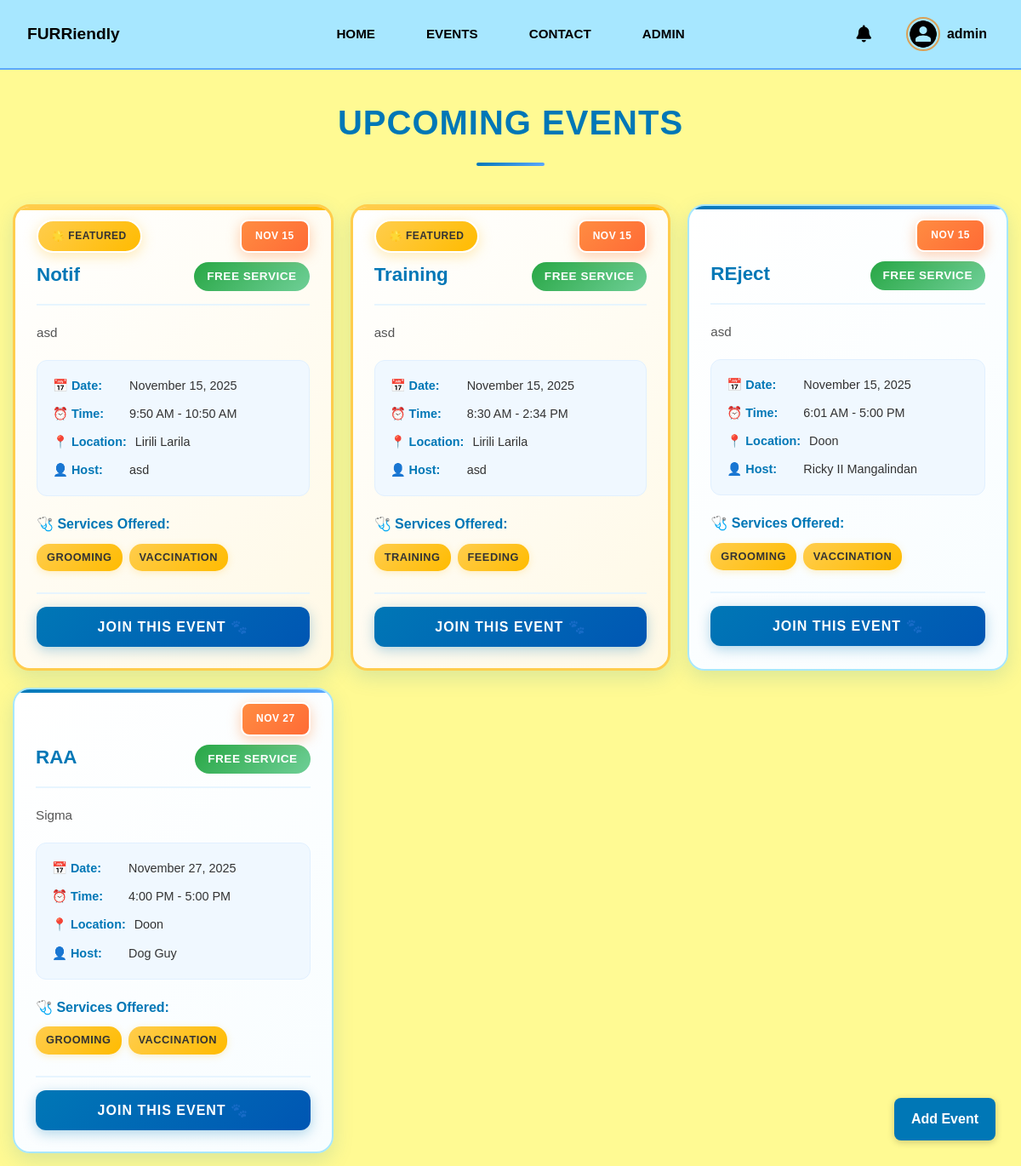
/HTML/events.php (signed in), run on the app's committed database.
### tables this page shows
CREATE TABLE `users` (
  `id` int(11) NOT NULL,
  `username` varchar(50) NOT NULL,
  `password` varchar(255) NOT NULL,
  `created_at` timestamp NOT NULL DEFAULT current_timestamp(),
  `name` varchar(100) DEFAULT NULL,
  `email` varchar(100) DEFAULT NULL,
  `phone` varchar(20) DEFAULT NULL,
  `bio` text DEFAULT NULL,
  `profile_pic` varchar(255) DEFAULT NULL,
  `is_admin` tinyint(1) DEFAULT 0
);

CREATE TABLE `events` (
  `id` int(11) NOT NULL,
  `original_event_id` int(11) DEFAULT NULL,
  `host_username` varchar(50) NOT NULL,
  `event_title` varchar(255) NOT NULL,
  `event_date` date NOT NULL,
  `start_time` time NOT NULL,
  `end_time` time NOT NULL,
  `location` varchar(255) NOT NULL,
  `services` text NOT NULL,
  `description` text NOT NULL,
  `full_name` varchar(100) NOT NULL,
  `contact_number` varchar(20) NOT NULL,
  `position` enum('Government Official','Veterinarian','Furr Parent') NOT NULL,
  `id_upload` varchar(255) DEFAULT NULL,
  `valid_id` varchar(255) NOT NULL,
  `permit` varchar(255) NOT NULL,
  `veterinarians_list` varchar(255) NOT NULL,
  `safety_plan` varchar(255) NOT NULL,
  `status` enum('pending','approved','rejected','completed') DEFAULT 'pending',
  `created_at` timestamp NOT NULL DEFAULT current_timestamp(),
  `completed_at` timestamp NULL DEFAULT NULL,
  `rejection_reason` text DEFAULT NULL,
  `appeal_message` text DEFAULT NULL,
  `appealed_at` timestamp NULL DEFAULT NULL
);

### HTML/events.php (the view, shortened to what this page needs)
<?php
require '../php/db_connect.php';
$isLoggedIn = isset($_SESSION['username']);
$user = null;
$isAdmin = false;
if ($isLoggedIn) {
    $username = $_SESSION['username'];
    $stmt = $conn->prepare("SELECT name, profile_pic, is_admin FROM users WHERE username = ?");
    $stmt->bind_param("s", $username);
    $stmt->execute();
    $result = $stmt->get_result();
    $user = $result->fetch_assoc();
    if (isset($user['is_admin']) && $user['is_admin'] == 1) {
        $isAdmin = true;
    }
}
?>
<!DOCTYPE html>
<html lang="en">
<head>
    <link rel="stylesheet" href="css/style.css">
    <link rel="stylesheet" href="css/events_popup.css">
    <link rel="stylesheet" href="css/events_grid.css">
    <link rel="stylesheet" href="https://cdnjs.cloudflare.com/ajax/libs/font-awesome/6.0.0/css/all.min.css">
    <link rel="stylesheet" href="css/notifications.css">
</head>
<body>
    <header>
        <nav class="navbar">
            <div class="nav-left">
                <h4>FURRiendly</h4>
            </div>
            <ul class="nav-links">
                <li><a href="index.php">Home</a></li>
                <li class="events-dropdown">
                    <a href="events.php" class="events-link">Events</a>
                </li>
                <li><a href="contact.php">Contact</a></li>
                <?php if ($isAdmin): ?>
                    <li><a href="../html/ADMIN/admin_dashboard.php">Admin</a></li>
                <?php endif; ?>
            </ul>
            <div class="auth-butt">
                <?php if ($isLoggedIn && $user): ?>
                    <div class="user-dropdown">
                        <a href="#" class="profile-link">
                            <img src="<?php echo htmlspecialchars(!empty($user['profile_pic']) ? $user['profile_pic'] : '../images/default-avatar.png'); ?>" alt="Profile">
                            <span class="profile-name"><?php echo htmlspecialchars($user['name'] ?? $username); ?></span>
                        </a>
                    </div>
                <?php else: ?>
                    <a href="auth.php" class="btn auth">Log-in/Sign-up</a>
                <?php endif; ?>
            </div>
        </nav>
    </header>
    <main class="content">
        <h2 class="page-title">Upcoming Events</h2>
        <div class="events-grid">
            <?php
            $events_stmt = $conn->prepare("
                SELECT * FROM events
                WHERE status = 'approved' AND event_date >= CURDATE()
                ORDER BY event_date ASC
            ");
            $events_stmt->execute();
            $events_result = $events_stmt->get_result();
            $approved_events = $events_result->fetch_all(MYSQLI_ASSOC);
            if (empty($approved_events)): ?>
                <div class="no-events">
                    <div class="no-events-icon">🐕‍🦺</div>
                    <h3>No Upcoming Events</h3>
                    <p>Check back later for new pet-friendly events in your area!</p>
                    <a href="add_event.php" class="join-btn host-event-btn">
                        Host Your Own Event
                    </a>
                </div>
            <?php else: ?>
                <?php foreach ($approved_events as $index => $event):
    $isFeatured = $index < 2;
    $eventDate = new DateTime($event['event_date']);
    $user_pets_attending = [];
    if ($isLoggedIn) {
        $attending_stmt = $conn->prepare("
            SELECT p.id, p.pet_name
            FROM event_participants ep
            JOIN pets p ON ep.pet_id = p.id
            WHERE ep.event_id = ? AND ep.username = ? AND ep.status = 'joined'
        ");
        $attending_stmt->bind_param("is", $event['id'], $username);
        $attending_stmt->execute();
        $attending_result = $attending_stmt->get_result();
        $user_pets_attending = $attending_result->fetch_all(MYSQLI_ASSOC);
    }
?>
<div class="event-card <?php echo $isFeatured ? 'featured' : ''; ?>">
    <?php if ($isFeatured): ?>
        <div class="featured-badge">🌟 Featured</div>
    <?php endif; ?>
    <div class="event-date-badge">
        <?php echo $eventDate->format('M j'); ?>
    </div>
    <div class="event-header">
        <h3 class="event-title"><?php echo htmlspecialchars($event['event_title']); ?></h3>
        <span class="event-service">Free Service</span>
    </div>
    <div class="event-body">
        <p class="event-description"><?php echo htmlspecialchars($event['description']); ?></p>
        <div class="event-details">
            <div class="event-detail-item">
                <strong>📅 Date:</strong> <?php echo date('F j, Y', strtotime($event['event_date'])); ?>
            </div>
            <div class="event-detail-item">
                <strong>⏰ Time:</strong> <?php echo date('g:i A', strtotime($event['start_time'])); ?> - <?php echo date('g:i A', strtotime($event['end_time'])); ?>
            </div>
            <div class="event-detail-item">
                <strong>📍 Location:</strong> <?php echo htmlspecialchars($event['location']); ?>
            </div>
            <div class="event-detail-item">
                <strong>👤 Host:</strong> <?php echo htmlspecialchars($event['full_name']); ?>
            </div>
        </div>
        <?php $services = json_decode($event['services'], true); ?>
        <?php if (!empty($services)): ?>
        <div class="event-services">
            <strong>🩺 Services Offered:</strong>
            <div class="service-tags">
                <?php foreach ($services as $service): ?>
                    <span class="service-tag"><?php echo htmlspecialchars($service); ?></span>
                <?php endforeach; ?>
            </div>
        </div>
        <?php endif; ?>
    </div>
    <div class="event-footer">
        <?php if ($isLoggedIn): ?>
            <button class="join-btn" onclick="openPetSelection(<?php echo $event['id']; ?>)">
                <?php echo empty($user_pets_attending) ? 'Join This Event 🐾' : 'Add Another Pet 🐾'; ?>
            </button>
        <?php else: ?>
            <a href="auth.php" class="join-btn login-join-btn">
                Login to Join Event 🐾
            </a>
        <?php endif; ?>
    </div>
</div>
<?php endforeach; ?>
            <?php endif; ?>
        </div>
    </main>
    <div class="add-event-placeholder">
        <a href="add_event.php" class="add-event-static-btn">Add Event</a>
    </div>
</body>
</html>

### HTML/css/style.css (style rules this page uses)
* { margin: 0; padding: 0; box-sizing: border-box; font-family: "Poppins", Arial, sans-serif; }
body { background-color: #fffa93; line-height: 1.6; }
.navbar { background: #a7e7ff; padding: 1rem 2rem; display: flex; align-items: center; justify-content: space-between; border-bottom: 2px solid #5ba8ff; }
.nav-left h4 { color: #000; font-size: 1.2rem; }
.nav-links { list-style: none; display: flex; gap: 1.5rem; flex-wrap: wrap; position: absolute; left: 50%; transform: translateX(-50%); }
.nav-links li a { color: #000; font-size: 0.95rem; text-transform: uppercase; padding: 10px 18px; border-radius: 8px; text-decoration: none; transition: all 0.3s ease; position: relative; overflow: hidden; font-weight: 600; }
.nav-links li a::before { content: ''; position: absolute; bottom: 0; left: 50%; width: 0; height: 2px; background: linear-gradient(135deg, #ffcd4d, #ff8c42); transition: all 0.3s ease; transform: translateX(-50%); }
.auth-butt { display: flex; align-items: center; gap: 10px; }
.events-dropdown { position: relative; }
.user-dropdown { position: relative; }
.profile-link { display: flex; align-items: center; gap: 0.5rem; text-decoration: none; color: #000; font-weight: bold; padding: 4px 8px; border-radius: 8px; transition: transform 0.15s ease, background 0.15s ease, color 0.2s ease; }
.profile-link img { width: 40px; height: 40px; border-radius: 50%; object-fit: cover; border: 2px solid #daa259; }
.add-event-placeholder { position: fixed; bottom: 30px; right: 30px; z-index: 1000; }
.add-event-static-btn { background: #0077b6; color: white; border: none; border-radius: 8px; padding: 12px 20px; font-size: 16px; font-weight: bold; text-decoration: none; display: inline-block; font-family: "Poppins", Arial, sans-serif; box-shadow: 0 2px 8px rgba(0, 0, 0, 0.2); transition: all 0.3s ease; }

### data on the page
users: name "admin"
events: shows "🌟 FEATURED", event_date "NOV 15", event_title "Notif", description "asd", event_date "November 15, 2025", start_time "9:50 AM", end_time "10:50 AM", location "Lirili Larila", full_name "asd", services "GROOMING", services "VACCINATION"
events: shows "🌟 FEATURED", event_date "NOV 15", event_title "Training", description "asd", event_date "November 15, 2025", start_time "8:30 AM", end_time "2:34 PM", location "Lirili Larila", full_name "asd", services "TRAINING", services "FEEDING"
events: event_date "NOV 15", event_title "REject", description "asd", event_date "November 15, 2025", start_time "6:01 AM", end_time "5:00 PM", location "Doon", full_name "Ricky II Mangalindan", services "GROOMING", services "VACCINATION"
events: event_date "NOV 27", event_title "RAA", description "Sigma", event_date "November 27, 2025", start_time "4:00 PM", end_time "5:00 PM", location "Doon", full_name "Dog Guy", services "GROOMING", services "VACCINATION"
